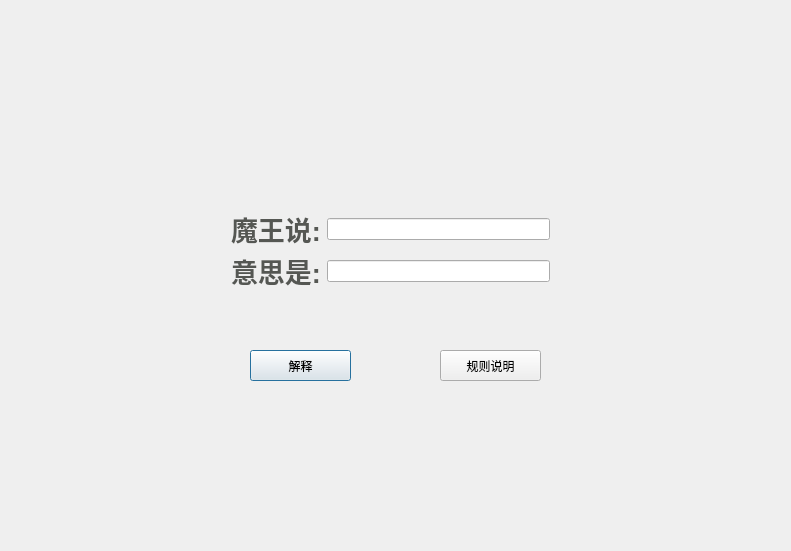
<?xml version="1.0" encoding="UTF-8"?>
<ui version="4.0">
 <class>Dialog</class>
 <widget class="QDialog" name="Dialog">
  <property name="geometry">
   <rect>
    <x>0</x>
    <y>0</y>
    <width>791</width>
    <height>551</height>
   </rect>
  </property>
  <property name="windowTitle">
   <string>Dialog</string>
  </property>
  <property name="styleSheet">
   <string notr="true">image: url(:/图片/视频/devil.jpeg);</string>
  </property>
  <widget class="QPushButton" name="ok">
   <property name="geometry">
    <rect>
     <x>250</x>
     <y>350</y>
     <width>101</width>
     <height>31</height>
    </rect>
   </property>
   <property name="sizeIncrement">
    <size>
     <width>0</width>
     <height>0</height>
    </size>
   </property>
   <property name="text">
    <string>解释</string>
   </property>
  </widget>
  <widget class="QPushButton" name="ok_2">
   <property name="geometry">
    <rect>
     <x>440</x>
     <y>350</y>
     <width>101</width>
     <height>31</height>
    </rect>
   </property>
   <property name="sizeIncrement">
    <size>
     <width>0</width>
     <height>0</height>
    </size>
   </property>
   <property name="text">
    <string>规则说明</string>
   </property>
  </widget>
  <widget class="QWidget" name="">
   <property name="geometry">
    <rect>
     <x>220</x>
     <y>200</y>
     <width>341</width>
     <height>100</height>
    </rect>
   </property>
   <layout class="QVBoxLayout" name="verticalLayout">
    <item>
     <layout class="QHBoxLayout" name="horizontalLayout">
      <item>
       <widget class="QLabel" name="label">
        <property name="font">
         <font>
          <pointsize>20</pointsize>
          <weight>75</weight>
          <bold>true</bold>
         </font>
        </property>
        <property name="styleSheet">
         <string notr="true">color: rgb(85, 87, 83);</string>
        </property>
        <property name="text">
         <string>魔王说:</string>
        </property>
       </widget>
      </item>
      <item>
       <widget class="QLineEdit" name="line_1"/>
      </item>
     </layout>
    </item>
    <item>
     <spacer name="verticalSpacer">
      <property name="orientation">
       <enum>Qt::Vertical</enum>
      </property>
      <property name="sizeHint" stdset="0">
       <size>
        <width>20</width>
        <height>40</height>
       </size>
      </property>
     </spacer>
    </item>
    <item>
     <layout class="QHBoxLayout" name="horizontalLayout_2">
      <item>
       <widget class="QLabel" name="label_3">
        <property name="font">
         <font>
          <pointsize>20</pointsize>
          <weight>75</weight>
          <bold>true</bold>
         </font>
        </property>
        <property name="styleSheet">
         <string notr="true">color: rgb(85, 87, 83);</string>
        </property>
        <property name="text">
         <string>意思是:</string>
        </property>
       </widget>
      </item>
      <item>
       <widget class="QLineEdit" name="line_2"/>
      </item>
     </layout>
    </item>
   </layout>
  </widget>
 </widget>
 <layoutdefault spacing="6" margin="11"/>
 <resources/>
 <connections/>
</ui>
